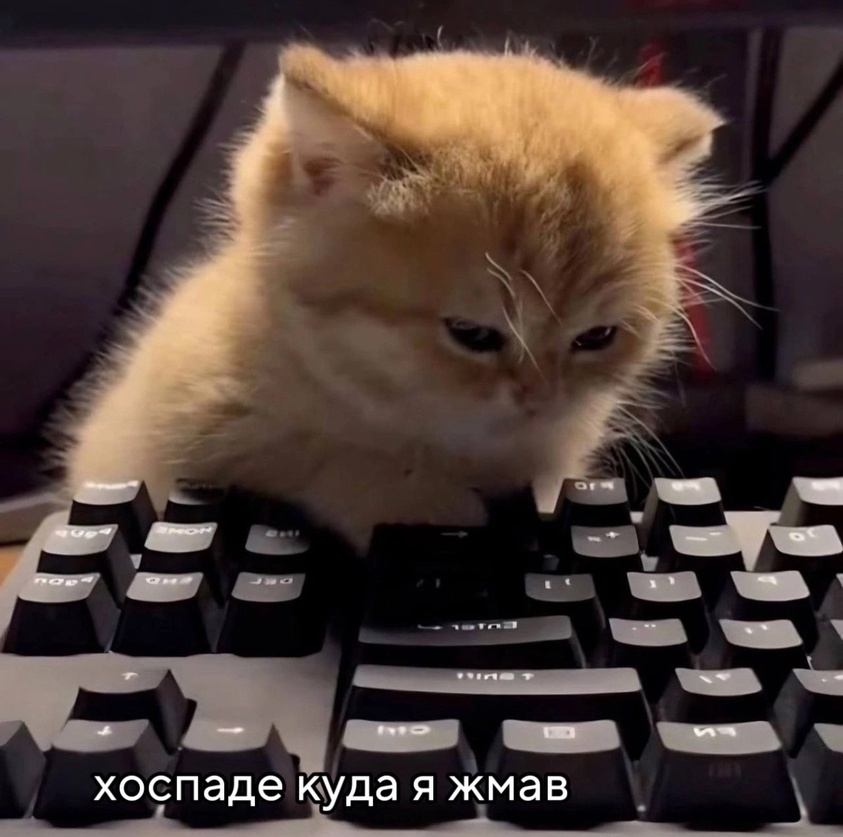
#> input picture lab2/test.jpg, 843 x 837 px, shrunk from 1290 x 1281 before the run
$ python task1.py
#> lines starting #> are read from the running program, lines starting #| are printed output that depends on the picture
from PIL import Image
image_path = 'test.jpg'
image = Image.open(image_path)
#> image is the input picture: PIL image 843x837 RGB; mean R, G, B 79.7, 63.6, 57.7
r,g,b = image.split()
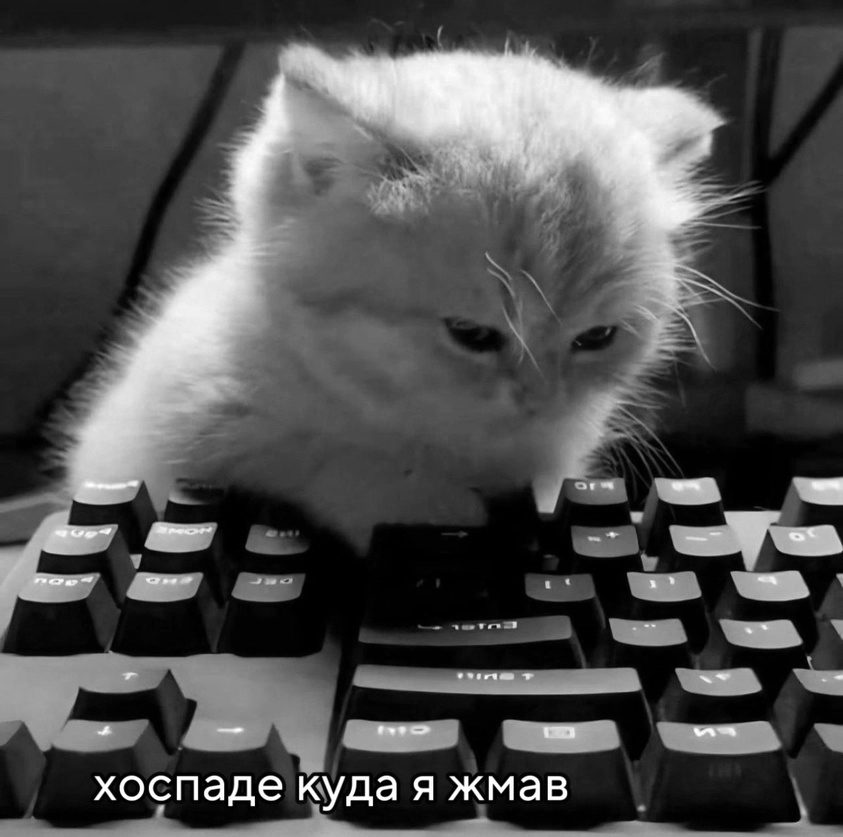
#> r: PIL image 843x837 L; min 0, max 255, mean 79.7
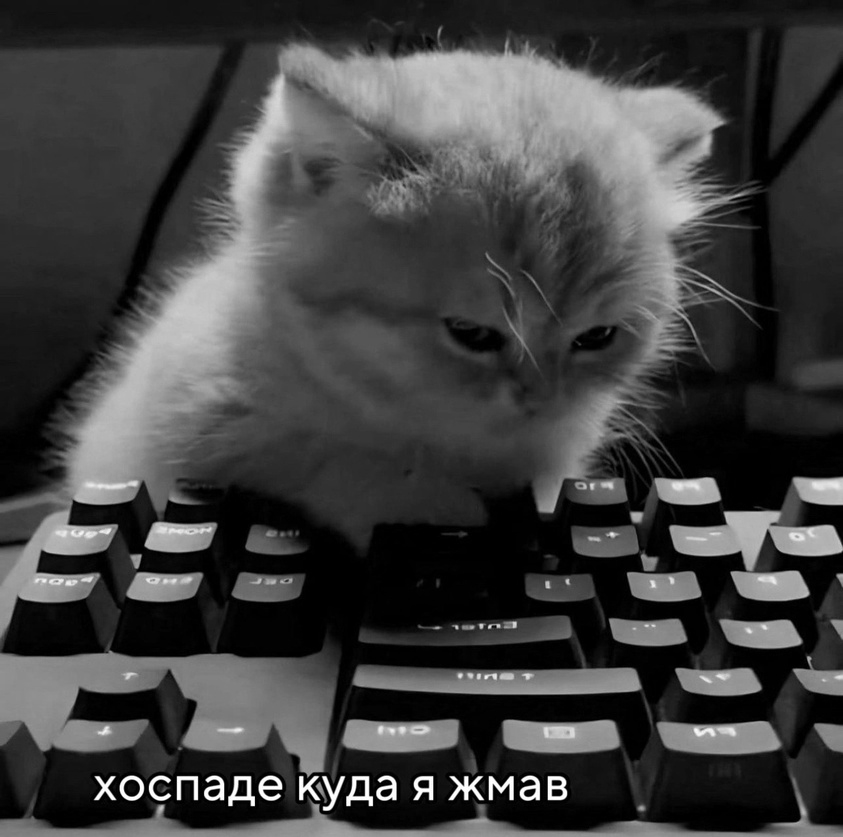
#> g: PIL image 843x837 L; min 0, max 255, mean 63.6
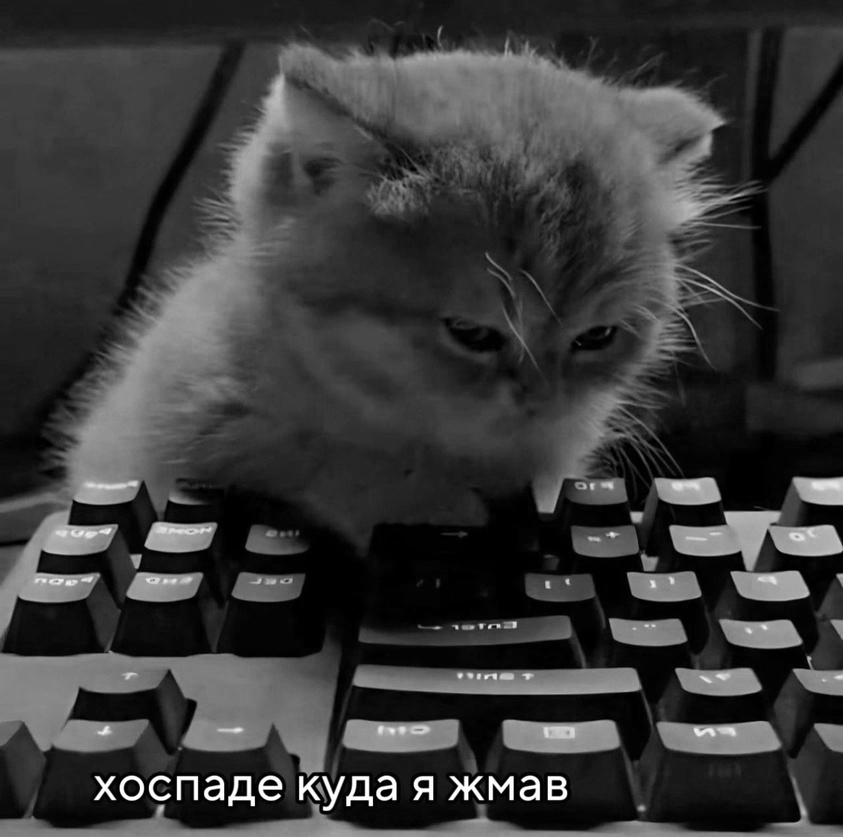
#> b: PIL image 843x837 L; min 0, max 255, mean 57.7
image.show()
r.show()
g.show()
b.show()
